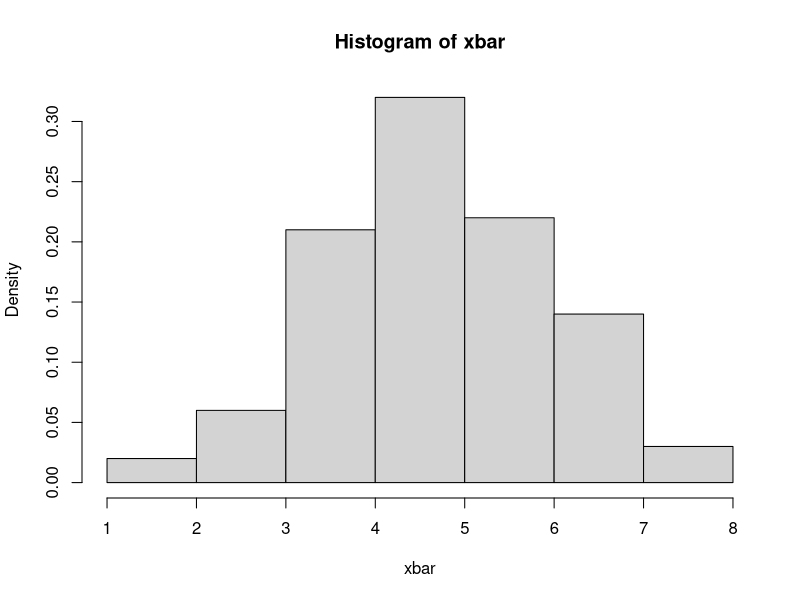

Here is the R script that generated this plot:
## 예제 6.3
# 균일분포에서 난수 생성
x <- runif(500,0,9) 
# 생성된 난수를 행렬로 정리
y <- matrix(x, nrow = 100, ncol = 5)
#x의 평균들을 새로운 벡터로 정의
xbar <- apply(y,1,mean)
hist(xbar, probability = T)
mean(xbar)
sd(xbar)

# array(배열)
array(x,dim = c(20,5,5)) # 값은 1~500이고 20개의 행 5개의 열로 구성된 행렬 5개로 이루어진 배열.
array(x,dim = c(4,5,5,5))


## 예제 6.4
m <- 82
sd1 <- 12/sqrt(64)
sd2 <- 12/sqrt(100)

pnorm(83.2, mean = m, sd = sd1) - pnorm(80.8, mean = m, sd = sd1)
pnorm(83.2, mean = m, sd = sd2) - pnorm(80.8, mean = m, sd = sd2)
